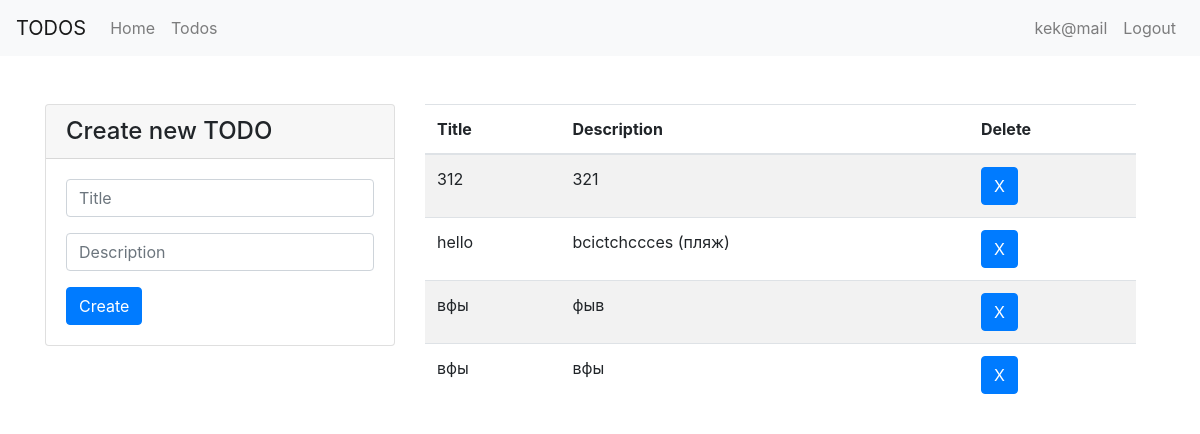
Before: /todos (signed in) with the older database file.
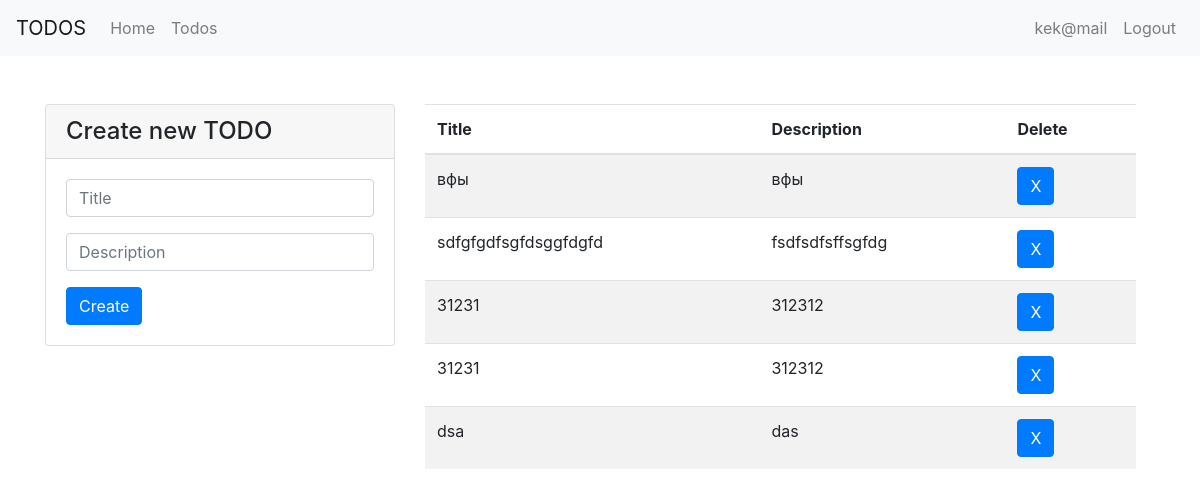
After: the same page with the newer database file.
### tables this page shows
CREATE TABLE todos
(
    id      integer
        constraint todos_pk
            primary key autoincrement,
    title   text    not null,
    description   text    not null,
    user_id integer not null
        references users
            on update cascade on delete cascade,
    done    integer default 0
);

### app/__init__.py (the view)
@app.route('/todos')
def todos():
    if "user_id" not in session:
        return redirect('/login')
    user = Storage.get_user_by_id(session["user_id"])
    todos = Storage.get_todos_by_user_id(user.id)
    return render_template('pages/todos.html', user=user, todos=todos)

### app/storage/__init__.py (called while the page is built)
    @staticmethod
    def get_user_by_id(id):
        user_data = db.execute('SELECT * FROM users WHERE id = ?', (id,)).fetchone()
        if user_data:
            return User(*user_data)
        else:
            return None

    @staticmethod
    def get_todos_by_user_id(user_id):
        rows = db.execute('SELECT * FROM todos WHERE user_id = ?', (user_id,)).fetchall()
        return [Todo(*row) for row in rows]

### app/templates/pages/todos.html (shortened to what this page needs)
{% extends "layouts/base.html" %}
{% block main %}
<div class="container">
    <div class="row">
      <div class="col-4" style="min-width: 30%;" >
        <section class="card card-default w-50 mx-auto" style="min-width: 100%;">
            <h4 class="card-header">Create new TODO</h4>
            <form action="/todos" method="POST" class="card-body">
                <div class="form-group">
                    <input type="text" class="form-control" placeholder="Title" aria-label="Username" aria-describedby="basic-addon1" name="title">
                </div>
                <div class="form-group">
                    <input type="text" class="form-control" placeholder="Description" aria-label="Username" aria-describedby="basic-addon1" name="description">
                </div>
                <button type="submit" class="btn btn-primary">Create</button>
            </form>
        </section>
      </div>
      <div class="col-6"  style="min-width: 65%;">
        <div class="d-flex flex-wrap">
            <table class="table table-striped">
                <thead>
                  <tr>
                    <th scope="col">Title</th>
                    <th scope="col">Description</th>
                    <th scope="col">Delete</th>
                  </tr>
                </thead>
                <tbody>
                {% for todo in todos %}
                    <tr>
                        <td style="overflow-wrap: break-word; max-width: 200px;">{{ todo.title }}</td>
                        <td style="overflow-wrap: break-word; max-width: 200px;">{{ todo.description }}</td>
                        <td>
                            <form action="/todos/delete{{todo.id}}" method="GET">
                                <button type="submit" class="btn btn-primary">X</button>
                            </form>
                        </td>
                    </tr>
                {% endfor %}
                </tbody>
            </table>
        </div>
      </div>
    </div>
</div>
{% endblock %}

Changed rows visible on the page:
removed todos: title "312", description "321"
removed todos: title "hello", description "bcictchccces (пляж)"
removed todos: title "вфы", description "фыв"
added todos: title "sdfgfgdfsgfdsggfdgfd", description "fsdfsdfsffsgfdg"
added todos: title "31231", description "312312"
added todos: title "31231", description "312312"
added todos: title "dsa", description "das"
